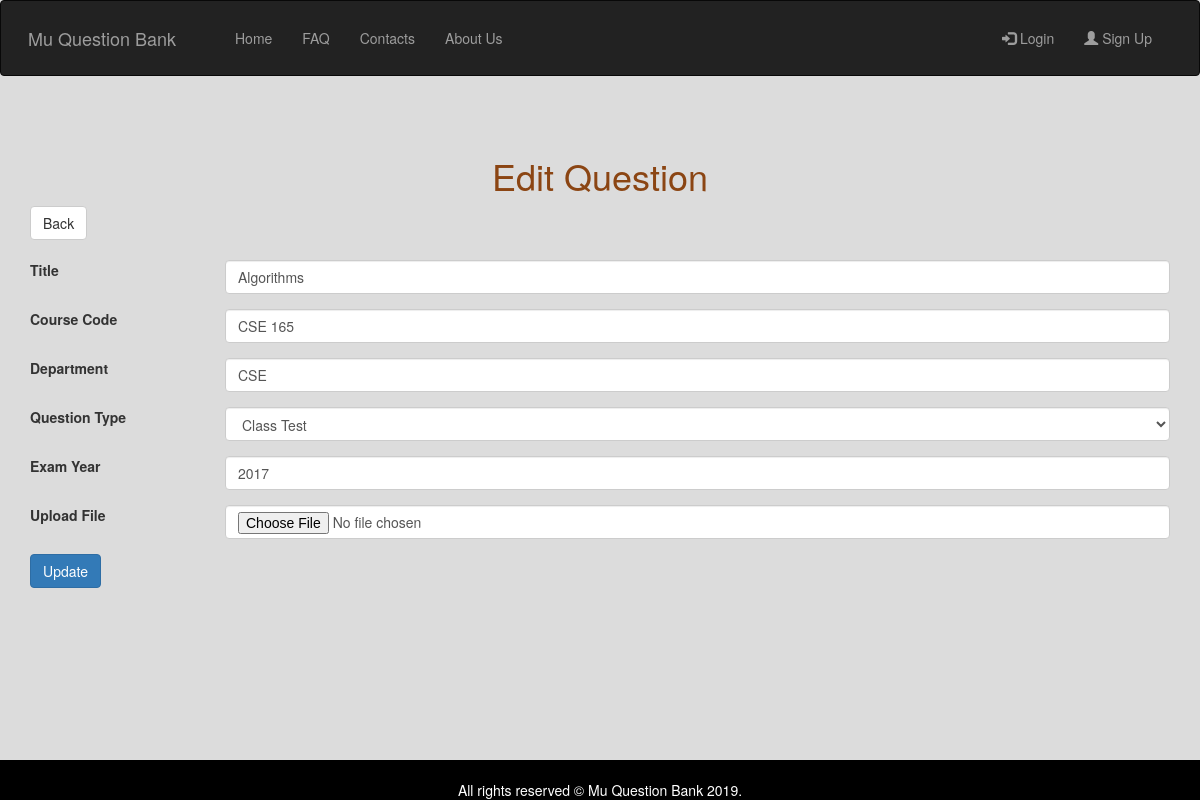
Page /home/edit/2 on the committed database.
### tables this page shows
CREATE TABLE `question_info` (
  `q_id` int(12) NOT NULL,
  `q_year` year(4) NOT NULL,
  `q_type` varchar(120) NOT NULL,
  `q_code` varchar(120) NOT NULL,
  `q_title` varchar(225) NOT NULL,
  `q_dept` varchar(120) NOT NULL,
  `q_file` varchar(250) DEFAULT NULL
);

### application/controllers/home.php (called while the page is built, shortened)
<?php
class home extends CI_Controller {
    function __construct()
  	{
  		$this->load->model('question_model','qmodel');
  	}
	public function edit($id)
	{
		$data['editQn']=$this->qmodel->getQuestionById($id);
		$this->load->view('editQuestion',$data);
	}
}

### index.php (called while the page is built, shortened)
<?php
require_once BASEPATH.'core/CodeIgniter.php';

### application/models/question_model.php (called while the page is built, shortened)
<?php
class question_model extends CI_Model {
	public function getQuestionById($id)
	{
		$this->db->where('q_id',$id);
		$query=$this->db->get('question_info');
		if($query->num_rows() > 0)
		{
			return $query->row();
		}else{
			return false;
		}
	}
}

### application/views/editQuestion.php (the view, shortened to what this page needs)
<!DOCTYPE html>
<html>
<head>
  <link rel="stylesheet" type="text/css" href="<?php echo base_url(); ?>assets/css/bootstrap.min.css">
  <link rel="stylesheet" type="text/css" href="<?php echo base_url(); ?>assets/css/bootstrap1.min.css">
  <head>
   <link rel="stylesheet" href="https://maxcdn.bootstrapcdn.com/bootstrap/3.4.0/css/bootstrap.min.css">
</head>
<body>
  <header class="header-transparent" id="header-main">
            <nav class="navbar navbar-inverse">
              <div class="container-fluid">
                <div class="navbar-header">
                  <a class="navbar-brand" href="<?php echo base_url();?>home/mu_index">Mu Question Bank</a>
                </div>
                  <ul class="nav navbar-nav ">
                  <li ><a href="<?php echo base_url();?>home/mu_index">Home</a></li>
                  <li ><a href="<?php echo base_url();?>home/faq">FAQ</a></li>
                  <li ><a href="<?php echo base_url();?>home/contacts">Contacts</a></li>
                  <li ><a href="<?php echo base_url();?>home/aboutUs">About Us</a></li>
                </ul>
                <ul class="nav navbar-nav navbar-right" >
                <?php
                   if(isset($_SESSION['user_logged'])==False && isset($_SESSION['admin_logged'])==False)
                 {
                ?>
                <li><a href="<?php echo base_url();?>home/login"><span class="glyphicon glyphicon-log-in"></span> Login</a></li>
                <li><a href="<?php echo base_url();?>home/register"><span class="glyphicon glyphicon-user"></span> Sign Up</a></li>
               <?php   }  ?>
              </ul>
              </div>
            </nav>
</header>
  <br><br>
<div class="container">
     <center><h1 style="color: #8B4513;">Edit Question</h1></center>
      <a class="btn btn-default " href="<?php echo base_url();?>admin/profile">Back</a>
      <br> <br>
       <form action="<?php echo base_url();?>home/update" method="POST" class="form-horizontal">
      <div class="form-group">
                                <label class="col-md-2">Title</label>
                                <div class="col-md-10">
                                    <input type="text" class="form-control" value="<?php echo $editQn->q_title; ?>" name="title" id="title" placeholder="Ex: Data Structure" required>
                                </div>
      </div>
      <div class="form-group">
                                <label class="col-md-2">Course Code</label>
                                <div class="col-md-10">
                                    <input type="text" value="<?php echo $editQn->q_code; ?>" class="form-control" name="code" id="code" placeholder="Ex:  CSE 340" required>
                                </div>
      </div>
      <div class="form-group">
                                <label class="col-md-2">Department</label>
                                <div class="col-md-10">
                                    <input type="text" value="<?php echo $editQn->q_dept; ?>" class="form-control" name="dept" id="dept" placeholder="Ex: CSE" required>
                                </div>
      </div>
    <div class="form-group">
                                <label class="col-md-2">Question Type</label>
                                <div class="col-md-10">
                                    <select name="type" id="type" class="form-control">
                                      <?php
                                         if($editQn->q_type=="Class Test")
                                         {
                                          ?>
                                             <option selected value="Class Test">Class Test</option>
                                        <?php
                                         }
                                      ?>
                                    </select>
                                </div>
    </div>
     <div class="form-group">
                                <label class="col-md-2">Exam Year</label>
                                <div class="col-md-10">
                                    <input value="<?php echo $editQn->q_year; ?>" type="text" class="form-control" name="year" id="year" placeholder="Ex: 2019" required>
                                </div>
      </div>
      <div class="form-group">
                                <label class="col-md-2">Upload File</label>
                                <div class="col-md-10">
                                    <input type="file" value="<?php echo $editQn->q_file; ?>" class="form-control" name="file" id="file" placeholder="Open File">
                                </div>
      </div>
      <div class="form-group">
                                <div class="col-md-10">
                                    <button type="submit" name="update" class="btn btn-primary ">Update</button>
                                </div>
       </div>
       <br><br>
      </form><br>
<div class="footer">
 <br>
  <div class="container">All rights reserved © Mu Question Bank 2019.
   <br>
   </div>
</div>
</body>
</html>

### application/views/editQuestion.php (style rules this page uses)
.navbar-nav { padding: 12px; margin-left: 5px; }
.navbar-header { padding: 12px; margin-left: 2px; text-decoration-color: white; }
.navbar-right { padding: 12px; margin-right: 5px; }
.footer { position: fixed; left: 0; bottom: 0; width: 100%; background-color: black; color: white; text-align: center; }
body { background: #DCDCDC; }

### rows in the picture
question_info: title "Algorithms", code "CSE 165", dept "CSE", type "Class Test", year "2017"
